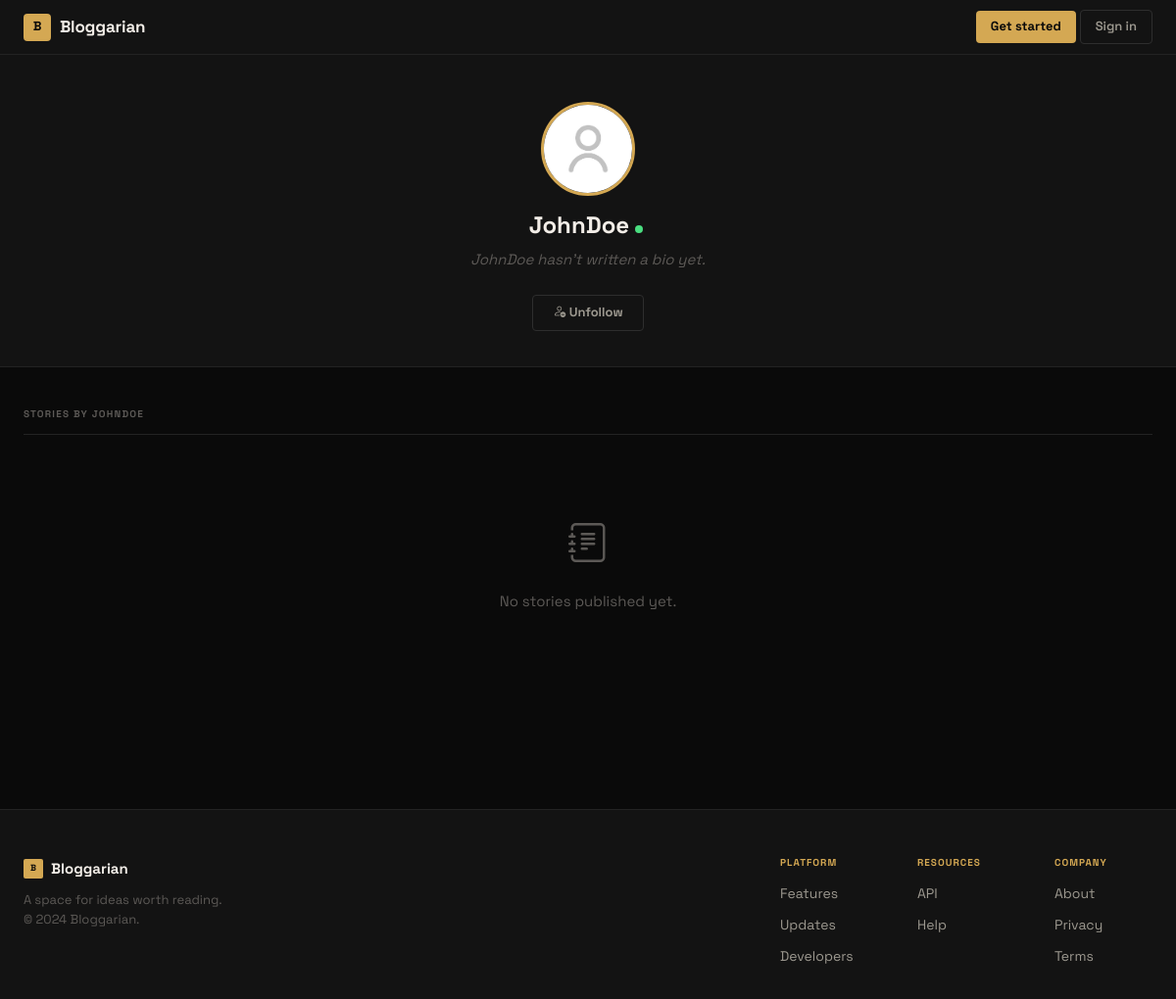
Screenshot of /user/profile/4/ with the database file from the repository.
### Readfiles/models.py (models this page shows, shortened)
class Bio(models.Model):
    user = models.OneToOneField(settings.AUTH_USER_MODEL, null=True, on_delete=models.SET_NULL)
    display_photo = models.ImageField(upload_to='display_photo/', default='profile.png', blank=True)
    description = models.CharField(max_length=500, default='')
    following = models.ManyToManyField(settings.AUTH_USER_MODEL, related_name='following', blank=True)
    active_user = models.BooleanField(default=False, blank=True)

class User(AbstractBaseUser):
    objects = UserManager()
    email = models.EmailField(
        verbose_name='email address',
        max_length=255,
        unique=True,
    )
    sub_plan = (
        ('None', ''),
        ("Publisher", "Publisher"),
        ("Reader", "Reader"),
    )
    username = models.CharField(default='', verbose_name='username', unique=True, null=False, blank=False,
                                max_length=30)
    tel = models.CharField(default='', null=True, blank=True, max_length=11)
    first_name = models.CharField(default='', blank=False, null=False, max_length=100)
    last_name = models.CharField(default='', max_length=100)
    category = models.CharField(max_length=9, blank=False, default='', choices=sub_plan)
    ip = models.CharField(default='', max_length=200, blank=True)
    ref = models.SlugField(max_length=50, default='', blank=True)
    created = models.DateTimeField(auto_now=True)
    active = models.BooleanField(default=True)
    auser = models.BooleanField(default=False)
    staff = models.BooleanField(default=False)  # a admin user; non super-user
    admin = models.BooleanField(default=False)  # a superuser
    USERNAME_FIELD = 'username'
    REQUIRED_FIELDS = ['email', 'first_name', 'last_name', 'tel', 'ip']  # Email & Password are required by default.
    def __str__(self):  # __unicode__ on Python 2
        return self.username

### Readfiles/views.py (the view)
def user_profile(request, pk):
    user = request.user
    bios = Bio.objects.select_related('user').prefetch_related('following').get(pk=pk)
    blog = BlogData.objects.filter(author=bios.user).only('id', 'title', 'image', 'created')
    active = bios.active_user
    follow = bios.user in bios.following.all()  # uses prefetch cache
    if request.method == 'POST':
        if bios.user in bios.following.all():
            bios.following.remove(bios.user)
        else:
            bios.following.add(bios.user)
        return JsonResponse({'following': bios.following.count()}, safe=False)
    paginator = Paginator(blog, 5)
    page = request.GET.get('page')
    try:
        blog = paginator.page(page)
    except PageNotAnInteger:
        blog = paginator.page(1)
    except EmptyPage:
        blog = paginator.page(paginator.num_pages)
    context = {'bios': bios, 'blog': blog, 'active': active, 'follow': follow}
    return render(request, 'accounts/others/profile_card.html', context)

### Readfiles/templates/accounts/others/profile_card.html (shortened to what this page needs)
{%extends 'navs/nav.html' %}
{%load myfilters%}
{%load static%}
{%block content%}
<div class="ink-profile-hero">
    <img class="ink-profile-avatar" src="{{bios.display_photo.url}}" alt="{{bios.user}}">
    <h1 class="ink-profile-name">
        {{bios.user|capfirst}}
        {%if active and bios.user != request.user%}
        <span class="ink-active-dot" title="Online"></span>
        {%endif%}
    </h1>
    {%if bios.description%}
    <p class="ink-profile-bio">{{bios.description|capfirst}}</p>
    {%elif bios.user == request.user%}
    <p class="ink-profile-bio" style="color:var(--text-3);">Add a bio to tell readers about yourself.</p>
    {%else%}
    <p class="ink-profile-bio">{{bios.user}} hasn't written a bio yet.</p>
    {%endif%}
    <div class="ink-profile-actions">
        {%if bios.user == request.user%}
        <a href="https://www.facebook.com/sharer/share.php?u={{request.build_absolute_uri}}{{stringed}}" class="ink-share-link-btn" target="_blank">
            <i class="bi bi-link-45deg"></i> Share profile
        </a>
        <div class="ink-follow-meta">
            <i class="bi bi-people"></i>
            Following <strong>{{bios.following.all.count}}</strong>
        </div>
        {%else%}
        <form action="" method="POST" class="follow-form" id="{{bios.id}}">
            {%if not follow%}
            <button type="button" class="ink-follow-toggle" onclick="followClick(this, '{{bios.user}}')">
                <i class="bi bi-person-plus"></i> Follow
            </button>
            {%else%}
            <button type="button" class="ink-follow-toggle unfollow" onclick="followClick(this, '{{bios.user}}')">
                <i class="bi bi-person-dash"></i> Unfollow
            </button>
            {%endif%}
        </form>
        {%endif%}
    </div>
</div>
<div class="ink-profile-wrap">
    <div class="ink-posts-section-label">
        Stories by {{bios.user|capfirst}}
    </div>
    {%if blog%}
    <div class="ink-posts-grid">
        {%for post in blog%}
        <div class="ink-post-card">
            <img src="{{post.image.url}}" alt="" class="ink-post-thumb">
            <div class="ink-post-body">
                <a href="{%url 'blog_detail' post.id%}" class="ink-post-title">{{post.title|capfirst}}</a>
                <div class="ink-post-meta">
                    <span><i class="bi bi-heart"></i> {{post.liked.all.count}}</span>
                    <span><i class="bi bi-chat"></i> {{post.comments.count}}</span>
                </div>
            </div>
        </div>
        {%endfor%}
    </div>
    {%if blog.has_previous or blog.has_next%}
    <div class="ink-pagination">
        {%if blog.has_previous%}
        <a href="?page={{blog.previous_page_number}}" class="ink-page-btn">
            <i class="bi bi-chevron-left"></i> Prev
        </a>
        {%endif%}
        <span class="ink-page-info">{{blog.number}} / {{blog.paginator.num_pages}}</span>
        {%if blog.has_next%}
        <a href="?page={{blog.next_page_number}}" class="ink-page-btn">
            Next <i class="bi bi-chevron-right"></i>
        </a>
        {%endif%}
    </div>
    {%endif%}
    {%else%}
    <div class="ink-empty-posts">
        <i class="bi bi-journal-text" style="font-size:40px; display:block; margin-bottom:14px;"></i>
        No stories published yet.
    </div>
    {%endif%}
</div>
{%endblock%}

### staticfiles/assets/css/nav.css (style rules this page uses)
:root { --bg: #0A0A0A; --bg-1: #131313; --bg-2: #1C1C1C; --bg-3: #252525; --text-1: #F2EDE7; --text-2: #9C988F; --text-3: #5C5956; --gold: #D4A853; --gold-d: #B8904A; --gold-dim: rgba(212,168,83,0.12); --danger: #E05252; --border: #232323; --border-2: #2E2E2E; --nav-h: 56px; --max-w: 1280px; --r: 4px; --bg-card: #131313; --text: #F2EDE7; --text-sec: #9C988F; --text-muted: #5C5956; --accent: #D4A853; --accent-dark: #B8904A; --accent-light: rgba(212,168,83,0.12); --shadow-sm: 0 1px 4px rgba(0,0,0,0.5); --shadow-md: 0 4px 20px rgba(0,0,0,0.6); --font-serif: 'DM Serif Display', Georgia, serif; --font-body: 'Space Grotesk', -apple-system, sans-serif; --font-ui: 'Space Grotesk', -apple-system, sans-serif; }
*, *::before, *::after { box-sizing: border-box; }
body { background: var(--bg); color: var(--text-1); font-family: 'Space Grotesk', -apple-system, BlinkMacSystemFont, sans-serif; font-size: 16px; line-height: 1.6; margin: 0; padding: 0; -webkit-font-smoothing: antialiased; }

### Readfiles/templates/accounts/others/profile_card.html (style rules this page uses)
.ink-profile-wrap { max-width: var(--max-w); margin: 0 auto; padding: 0 24px 60px; }
.ink-profile-hero { background: var(--bg-1); border-bottom: 1px solid var(--border); padding: 48px 24px 36px; text-align: center; margin-bottom: 40px; }
.ink-profile-avatar { width: 96px; height: 96px; border-radius: 50%; object-fit: cover; border: 3px solid var(--gold); margin: 0 auto 16px; display: block; }
.ink-profile-name { font-size: 24px; font-weight: 700; color: var(--text-1); margin: 0 0 8px; }
.ink-profile-bio { font-size: 15px; color: var(--text-3); margin: 0 auto 24px; max-width: 520px; line-height: 1.6; font-style: italic; }
.ink-profile-actions { display: flex; align-items: center; justify-content: center; gap: 10px; flex-wrap: wrap; }
.ink-follow-toggle { padding: 7px 20px; background: var(--gold); color: #0A0A0A; border: none; border-radius: var(--r); font-family: 'Space Grotesk', sans-serif; font-size: 13px; font-weight: 700; cursor: pointer; transition: background 0.15s; }
.ink-follow-toggle.unfollow { background: transparent; color: var(--text-2); border: 1px solid var(--border-2); }
.ink-posts-section-label { font-size: 10px; font-weight: 700; text-transform: uppercase; letter-spacing: 0.12em; color: var(--text-3); margin-bottom: 20px; padding-bottom: 12px; border-bottom: 1px solid var(--border); }
.ink-active-dot { display: inline-block; width: 8px; height: 8px; border-radius: 50%; background: #4ade80; margin-right: 4px; animation: pulse 1.4s infinite; }
.ink-empty-posts { text-align: center; padding: 60px 24px; color: var(--text-3); font-size: 15px; }

### rows the page displays
Bio: display_photo (placeholder picture), user "JohnDoe", user "JOHNDOE"
